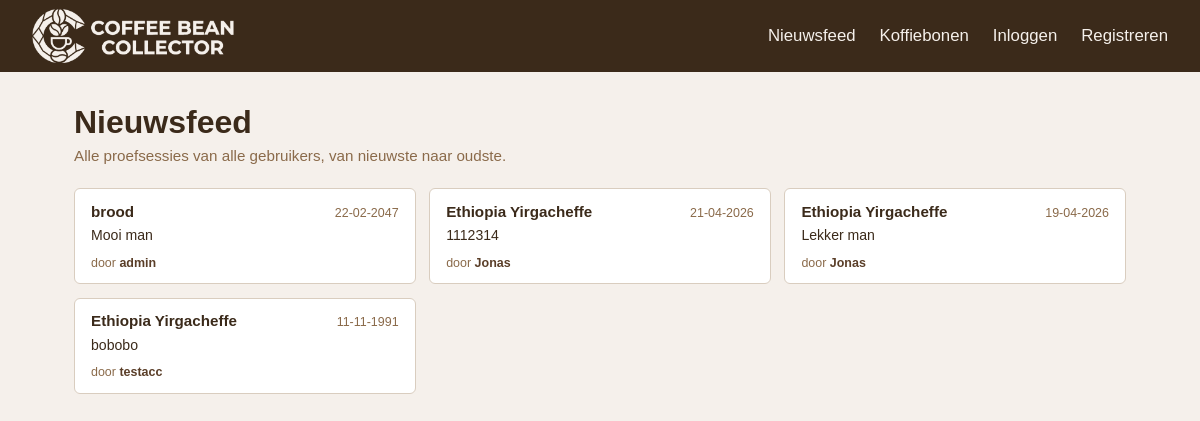
The app's page /nieuwsfeed/, older data.
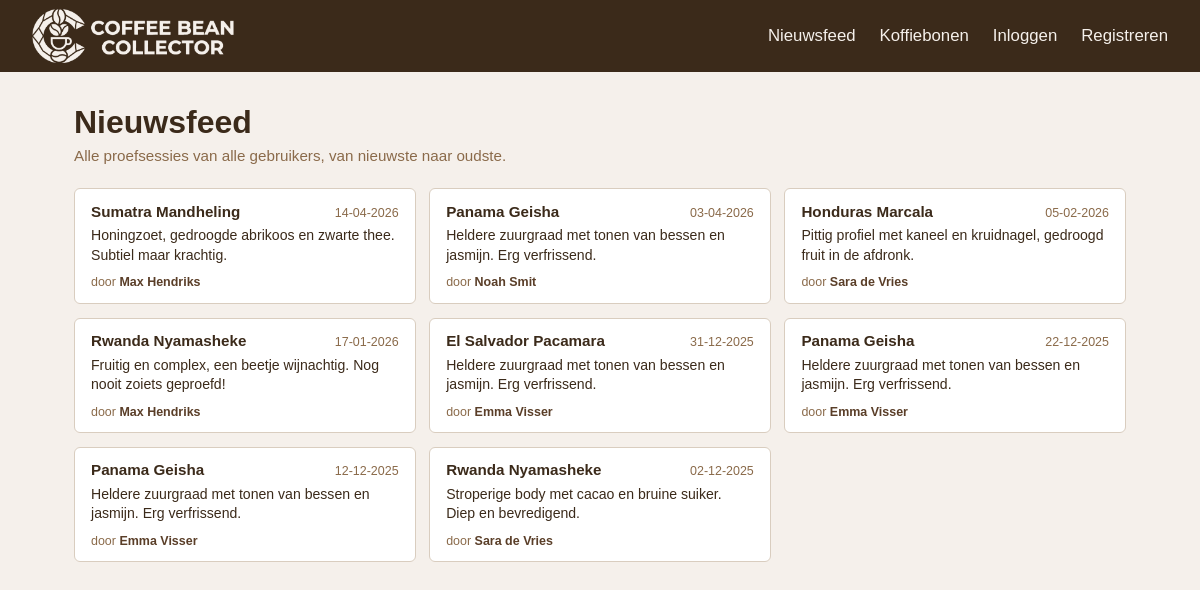
The same page, newer data.
### base/models.py (models this page shows, shortened)
class Tasting(models.Model):
    bean = models.ForeignKey('Bean', on_delete=models.CASCADE, related_name='tastings')
    user = models.ForeignKey(User, on_delete=models.CASCADE, related_name='tastings')
    date = models.DateField()
    description = models.TextField()

class Bean(models.Model):
    name = models.CharField(max_length=255)
    country_of_origin = models.CharField(max_length=255)
    roaster = models.CharField(max_length=255, blank=True, default='')
    harvest_season = models.CharField(max_length=255)
    in_season = models.BooleanField(default=True)
    approved = models.BooleanField(default=False)
    approved_by = models.ForeignKey(
        User, null=True, blank=True, on_delete=models.SET_NULL, related_name='approved_beans'
    )

### base/views.py (the view)
# urls.py: path('nieuwsfeed/', views.newsfeed, name='newsfeed'),
def newsfeed(request):
    from .models import Tasting
    tastings = Tasting.objects.select_related('user', 'bean').order_by('-date', '-id')
    return render(request, 'base/newsfeed.html', {'tastings': tastings})

### base/templates/base/newsfeed.html (shortened to what this page needs)
{% extends 'base.html' %}
{% block content %}
<div class="bean-list-container">
    <h1 style="margin-bottom: 0.4rem;">Nieuwsfeed</h1>
    <p style="color: #8a6a4a; margin-bottom: 1.5rem; font-size: 0.95rem;">Alle proefsessies van alle gebruikers, van nieuwste naar oudste.</p>
    {% if tastings %}
        <div class="feed-grid">
            {% for tasting in tastings %}
                <div class="feed-card">
                    <div class="feed-card-header">
                        <span class="feed-bean">{{ tasting.bean.name }}</span>
                        <span class="feed-date">{{ tasting.date|date:"d-m-Y" }}</span>
                    </div>
                    <p class="feed-description">{{ tasting.description }}</p>
                    <div class="feed-card-footer">
                        door <a href="{% url 'public_profile' tasting.user.username %}">{{ tasting.user.get_full_name|default:tasting.user.username }}</a>
                    </div>
                </div>
            {% endfor %}
        </div>
    {% else %}
        <p>Er zijn nog geen proefsessies geregistreerd.</p>
    {% endif %}
</div>
{% endblock %}

Row changes from the older to the newer data that the page shows:
removed Tasting: bean.name "brood", date "22-02-2047", description "Mooi man", user.get_full_name "admin"
removed Tasting: bean.name "Ethiopia Yirgacheffe", date "21-04-2026", description "1112314", user.get_full_name "Jonas"
removed Tasting: bean.name "Ethiopia Yirgacheffe", date "19-04-2026", description "Lekker man", user.get_full_name "Jonas"
removed Tasting: bean.name "Ethiopia Yirgacheffe", date "11-11-1991", description "bobobo", user.get_full_name "testacc"
added Tasting: bean.name "Sumatra Mandheling", date "14-04-2026", description "Honingzoet, gedroogde abrikoos en zwarte thee. Subtiel maar krachtig.", user.get_full_name "Max Hendriks"
added Tasting: bean.name "Panama Geisha", date "03-04-2026", description "Heldere zuurgraad met tonen van bessen en jasmijn. Erg verfrissend.", user.get_full_name "Noah Smit"
added Tasting: bean.name "Honduras Marcala", date "05-02-2026", description "Pittig profiel met kaneel en kruidnagel, gedroogd fruit in de afdronk.", user.get_full_name "Sara de Vries"
added Tasting: bean.name "Rwanda Nyamasheke", date "17-01-2026", description "Fruitig en complex, een beetje wijnachtig. Nog nooit zoiets geproefd!", user.get_full_name "Max Hendriks"
added Tasting: bean.name "El Salvador Pacamara", date "31-12-2025", description "Heldere zuurgraad met tonen van bessen en jasmijn. Erg verfrissend.", user.get_full_name "Emma Visser"
added Tasting: bean.name "Panama Geisha", date "22-12-2025", description "Heldere zuurgraad met tonen van bessen en jasmijn. Erg verfrissend.", user.get_full_name "Emma Visser"
added Tasting: bean.name "Panama Geisha", date "12-12-2025", description "Heldere zuurgraad met tonen van bessen en jasmijn. Erg verfrissend.", user.get_full_name "Emma Visser"
added Tasting: bean.name "Rwanda Nyamasheke", date "02-12-2025", description "Stroperige body met cacao en bruine suiker. Diep en bevredigend.", user.get_full_name "Sara de Vries"
